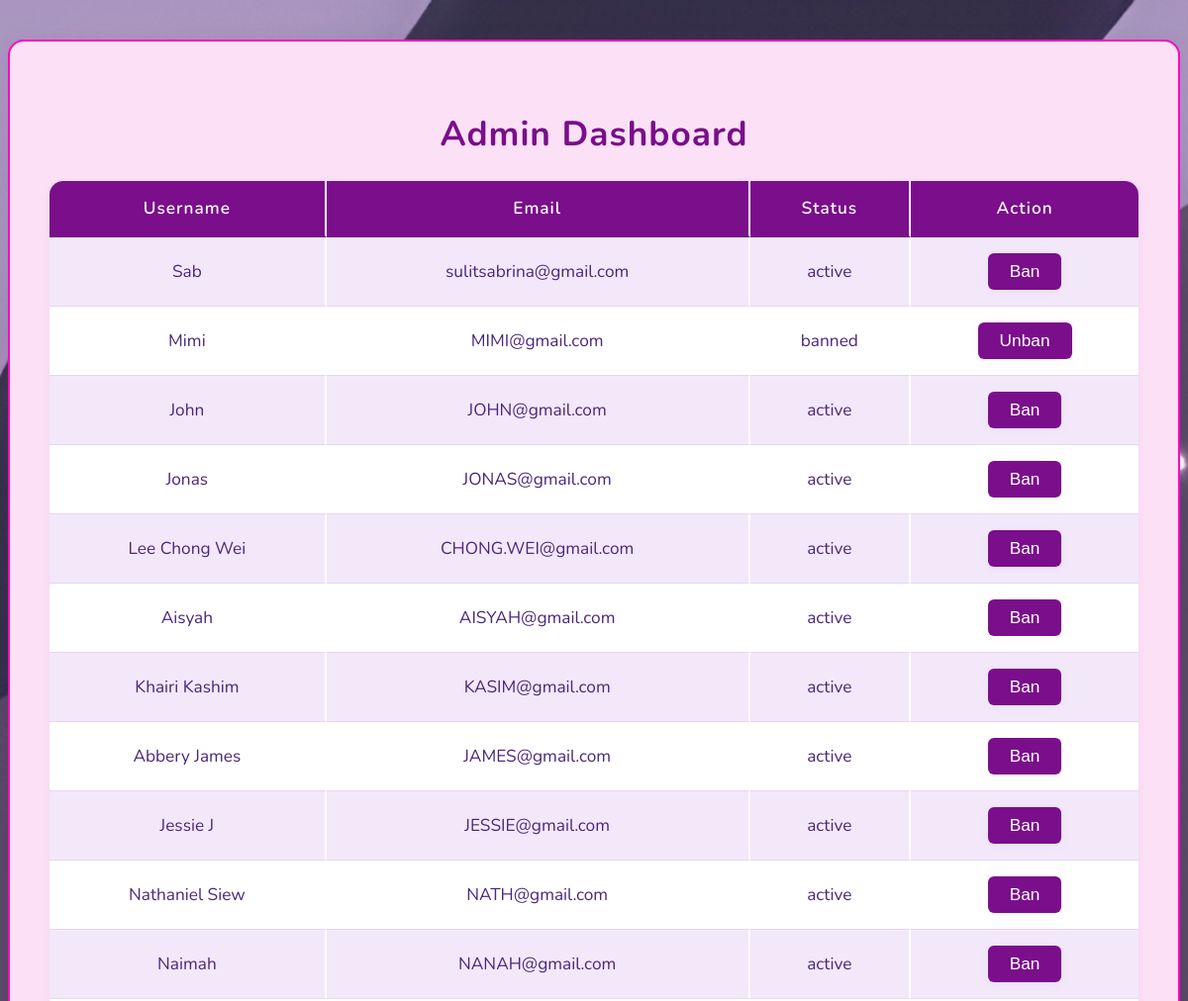
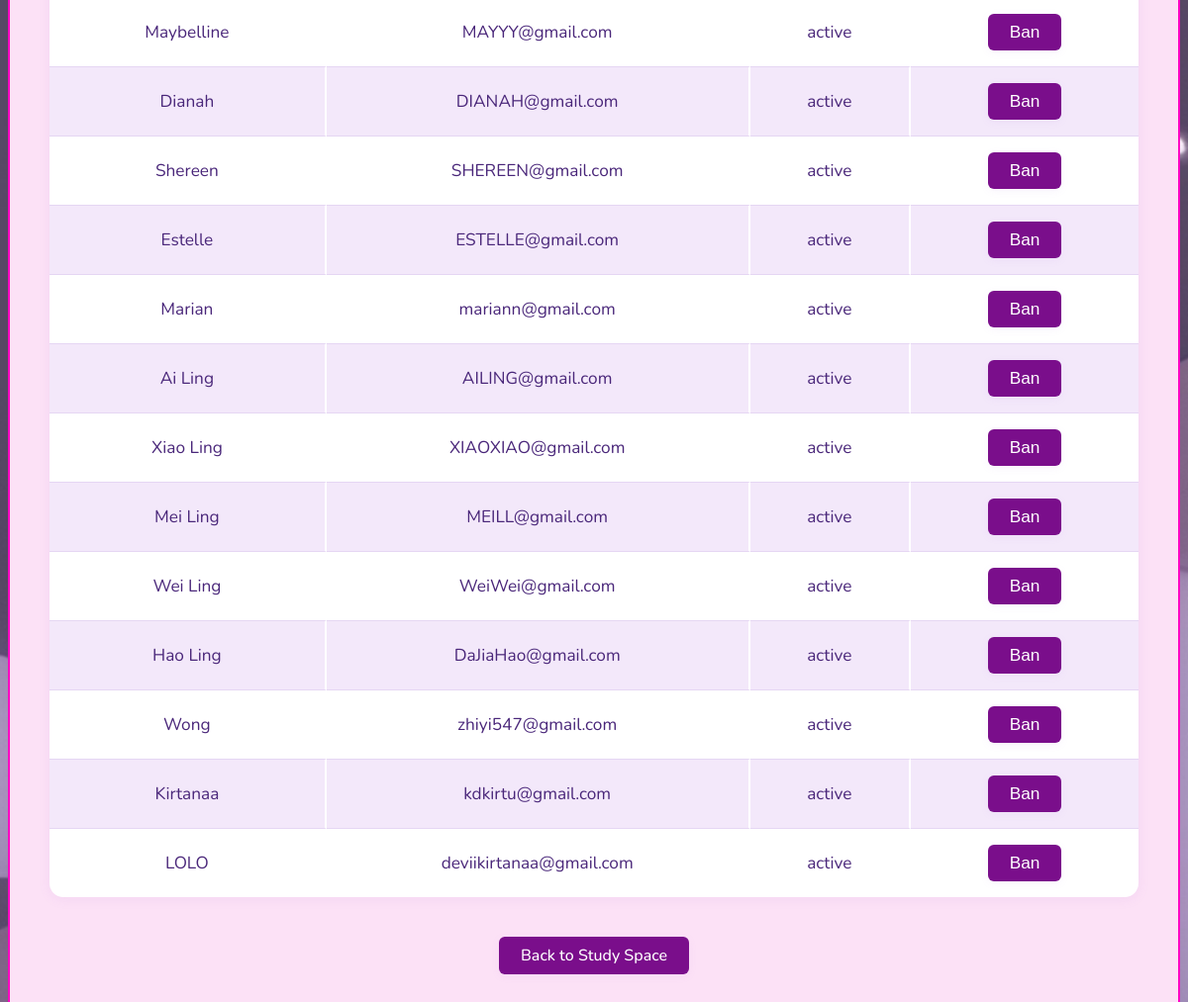
Screenshot of /admin (signed in) with the database file from the repository (2 pictures, top to bottom).
### app.py (models this page shows)
class User(db.Model):
    id = db.Column(db.Integer, primary_key=True)
    username = db.Column(db.String(100), unique=True, nullable=False)
    password = db.Column(db.String(300), nullable=False)
    faculty = db.Column(db.String(100), nullable=False)
    student_id = db.Column(db.String(100), unique=True, nullable=False)
    user_email = db.Column(db.String(100), unique=True, nullable=False)
    mmu_email = db.Column(db.String(100), unique=True, nullable=True)
    bio = db.Column(db.Text, nullable=True)
    avatar = db.Column(db.String(300), nullable=True)
    background = db.Column(db.String(300), nullable=True)
    preferred_subjects = db.Column(db.String(100), nullable=True)
    verified = db.Column(db.Boolean, default=False)
    status = db.Column(db.String(20), default='active')
    created_at = db.Column(db.DateTime, default=datetime.utcnow)
    admin = db.Column(db.Boolean, default=False)
    mmu_email_updated_at = db.Column(db.DateTime, nullable=True)

### app.py (the view)
@app.route('/admin')
def admin_dashboard():
    if not is_logged_in_admin():
        abort(403)
    users = User.query.all()
    return render_template('admin.html', users=users)

### app.py (called while the page is built)
def is_logged_in_admin():
    user_id = session.get("user_id")
    if not user_id:
        return False
    user = User.query.get(user_id)
    return user and user.admin

### templates/admin.html (shortened to what this page needs)
<!DOCTYPE html>
<html>
<head>
    <link rel="stylesheet" href="{{ url_for('static', filename='Style.css') }}">
</head>
<body>
    <div class="admin-section">
        <h2>Admin Dashboard</h2>
        <table class="admin-table">
            <tr>
                <th>Username</th>
                <th>Email</th>
                <th>Status</th>
                <th>Action</th>
            </tr>
            {% for user in users %}
            <tr>
                <td>{{ user.username }}</td>
                <td>{{ user.user_email }}</td>
                <td>{{ user.status }}</td>
                <td>
                    {% if user.status == 'banned' %}
                        <form method="post" action="{{ url_for('admin_unban_user', user_id=user.id) }}">
                            <button type="submit" class="admin-btn">Unban</button>
                        </form>
                    {% else %}
                        <form method="post" action="{{ url_for('admin_ban_user', user_id=user.id) }}">
                            <button type="submit" class="admin-btn">Ban</button>
                        </form>
                    {% endif %}
                </td>
            </tr>
            {% endfor %}
        </table>
           <p><a href="{{ url_for('study_space') }}" class="admin-btn back-btn">Back to Study Space</a></p>
    </div>
</body>
</html>

### static/Style.css (style rules this page uses)
body { font-family: 'Nunito', sans-serif; color: #ffffff; background: #f4f6f8; background-image: url("img/home background.jpg"); background-size: cover; background-repeat: no-repeat; background-position: center center; min-height: 100vh; margin: 0; padding: 0; }
html, body, * { cursor: url("img/cursor.png") 0 0, auto !important; }
a, button, input, select, textarea { cursor: url("img/cursor.png") 0 0, auto !important; }
body { margin: 0; font-family: 'Nunito', sans-serif; }
.back-btn { display: inline-block; margin-top: 24px; text-decoration: none; text-align: center; }
.admin-section { background: #fce1f6; color: #4a277a; border-radius: 16px; box-shadow: 0 4px 24px rgba(122, 14, 139, 0.08); padding: 40px 40px 32px 40px; margin: 40px auto; max-width: 1100px; min-width: 80vw; text-align: center; border: 2px solid #ff00c3; }
.admin-section h2 { color: #7a0e8b; margin-bottom: 24px; font-size: 2.2em; font-weight: 700; letter-spacing: 1px; }
.admin-table { width: 100%; border-collapse: separate; border-spacing: 0; background: #fff; border-radius: 14px; overflow: hidden; box-shadow: 0 2px 12px rgba(168,119,211,0.10); margin-bottom: 10px; font-size: 1.08em; }
.admin-table th, .admin-table td { padding: 16px 12px; border-bottom: 1px solid #e5d6f3; border-right: 2px solid #fff; text-align: center; }
.admin-table th { background: #7a0e8b; color: #fff; font-weight: 600; border-top: none; border-bottom: 2px solid #7a0e8b; letter-spacing: 1px; }
.admin-table th:last-child, .admin-table td:last-child { border-right: none; }
.admin-table tr:last-child td { border-bottom: none; }
.admin-table tr:nth-child(even) td { background: #f3e8fa; }
.admin-btn { background: #7a0e8b; color: #fff; border: none; border-radius: 6px; padding: 8px 22px; font-weight: 500; cursor: pointer; transition: background 0.2s, box-shadow 0.2s; font-size: 1em; box-shadow: 0 2px 8px rgba(168,119,211,0.08); }

### rows the page displays
User: username "Sab", user_email "sulitsabrina@gmail.com", status "active"
User: username "Mimi", user_email "MIMI@gmail.com", status "banned"
User: username "John", user_email "JOHN@gmail.com", status "active"
User: username "Jonas", user_email "JONAS@gmail.com", status "active"
User: username "Lee Chong Wei", user_email "CHONG.WEI@gmail.com", status "active"
User: username "Aisyah", user_email "AISYAH@gmail.com", status "active"
User: username "Khairi Kashim", user_email "KASIM@gmail.com", status "active"
User: username "Abbery James", user_email "JAMES@gmail.com", status "active"
User: username "Jessie J", user_email "JESSIE@gmail.com", status "active"
User: username "Nathaniel Siew", user_email "NATH@gmail.com", status "active"
User: username "Naimah", user_email "NANAH@gmail.com", status "active"
User: username "Maybelline", user_email "MAYYY@gmail.com", status "active"
User: username "Dianah", user_email "DIANAH@gmail.com", status "active"
User: username "Shereen", user_email "SHEREEN@gmail.com", status "active"
User: username "Estelle", user_email "ESTELLE@gmail.com", status "active"
User: username "Marian", user_email "mariann@gmail.com", status "active"
User: username "Ai Ling", user_email "AILING@gmail.com", status "active"
User: username "Xiao Ling", user_email "XIAOXIAO@gmail.com", status "active"
User: username "Mei Ling", user_email "MEILL@gmail.com", status "active"
User: username "Wei Ling", user_email "WeiWei@gmail.com", status "active"
User: username "Hao Ling", user_email "DaJiaHao@gmail.com", status "active"
User: username "Wong", user_email "zhiyi547@gmail.com", status "active"
User: username "Kirtanaa", user_email "kdkirtu@gmail.com", status "active"
User: username "LOLO", user_email "deviikirtanaa@gmail.com", status "active"
